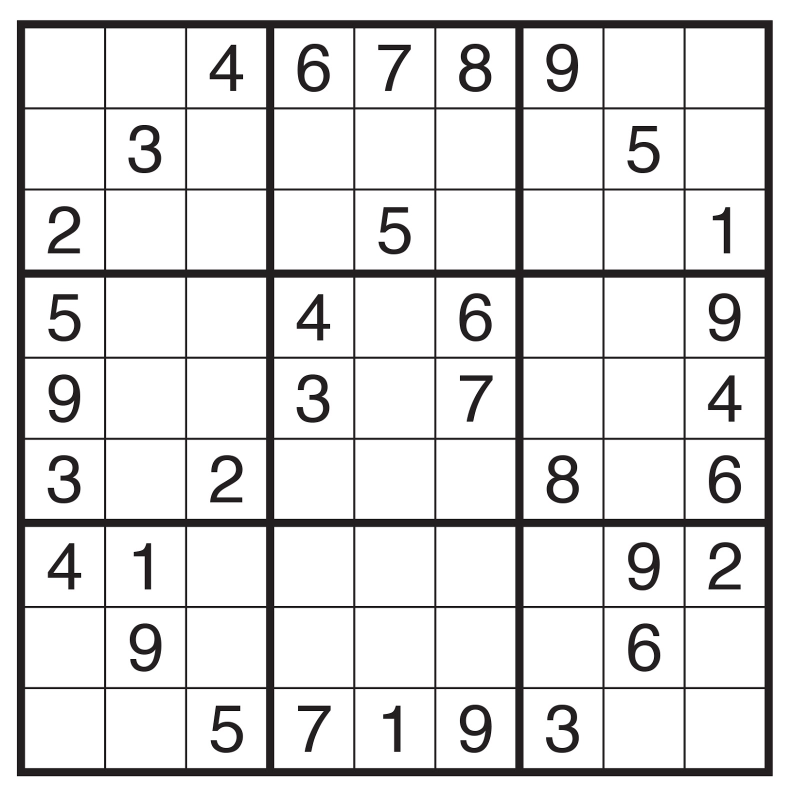
#> input picture 2.jpg, 1584 x 1600 px (shown at 1/2 size)
$ jupyter execute --allow-errors extract.ipynb
#> lines starting #> are read from the running program, lines starting #| are printed output that depends on the picture; after the words box and inside, x2 and y2 are one past the last pixel; in counts of white or black regions, pixels touching at a corner belong together; long printed decimals are rounded
[cell 1]
from imutils.perspective import four_point_transform
from skimage.segmentation import clear_border
from tensorflow.keras.preprocessing.image import img_to_array
from tensorflow.keras.models import load_model
import numpy as np
import imutils
import cv2 as cv
from sudoku import Sudoku

[cell 2]
img = cv.imread("2.jpg", cv.IMREAD_COLOR)
#> img is the input picture: shape (1600, 1584, 3); mean B, G, R 224.6, 224.4, 224.9
img = imutils.resize(img, width = 600)
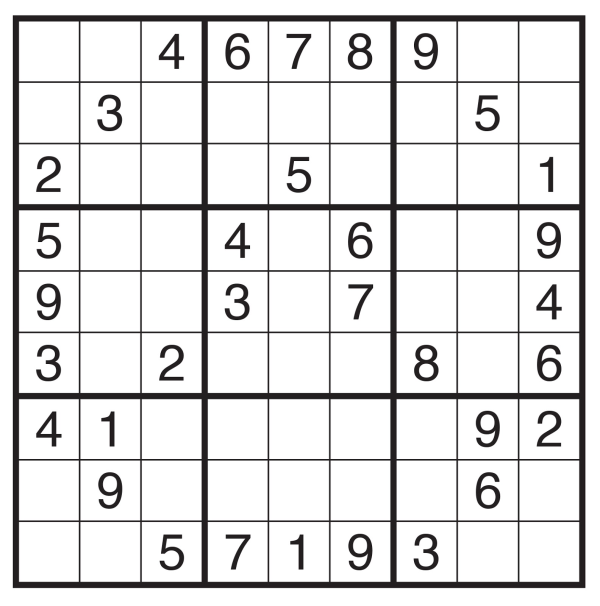
#> img: shape (606, 600, 3); mean B, G, R 224.6, 224.4, 224.9

[cell 3]
cv.imshow("", img)
cv.waitKey(0)

[cell 4]
def boundaries(image):
    gray = cv.cvtColor(image, cv.COLOR_BGR2GRAY)
    blurred = cv.GaussianBlur(gray, (7,7), 3)
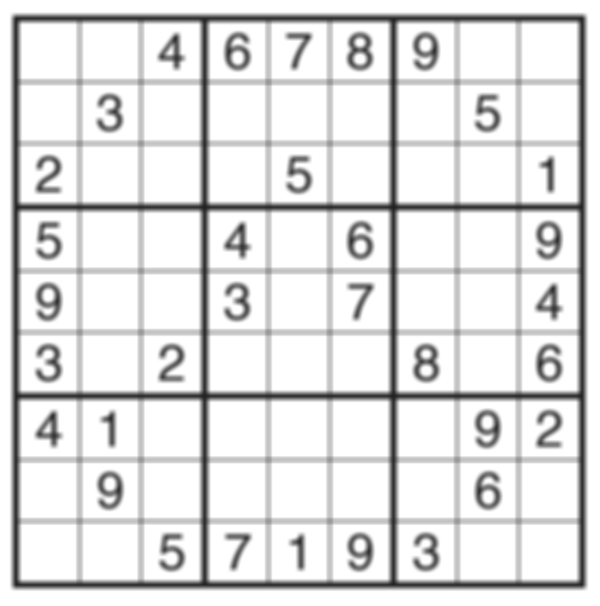
#> blurred: shape (606, 600); min 34, max 255, mean 224.6
    threshold = cv.adaptiveThreshold(blurred, 255, cv.ADAPTIVE_THRESH_GAUSSIAN_C, cv.THRESH_BINARY, 11,2)
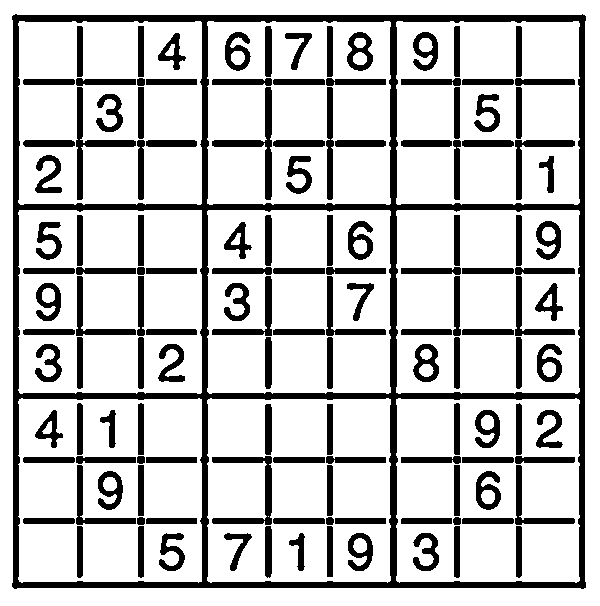
#> threshold: shape (606, 600); 78.2% white; 134 black regions, largest, box (x1, y1, x2, y2) and area: (12, 14, 586, 589) 27984, (212, 87, 272, 200) 1114, (212, 456, 272, 525) 1078
    threshold = cv.bitwise_not(threshold)
#> threshold: shape (606, 600); 21.8% white; 134 white regions
    cv.imshow("", threshold)
    cv.waitKey(0)
    contour = cv.findContours(threshold.copy(), cv.RETR_EXTERNAL, cv.CHAIN_APPROX_SIMPLE)
#> contour = 1 contour; box (x1, y1, x2, y2) and area: (12, 14, 586, 589) 326640
    contour = imutils.grab_contours(contour)
    contour = sorted(contour, key = cv.contourArea, reverse=True)
    count = None

    for c in contour:
        length = cv.arcLength(c, True)

        approx = cv.approxPolyDP(c, 0.02 * length, True)

        if len(approx) == 4:
            count = approx
            print(length)
            print(approx)
            break
#> this loop made 1 pass
#> (length, count) on pass 1: (2293.2, [[12, 16], [14, 588], [585, 587], [584, 15]])
#| 2293.213
#| [[[ 12  16]]
#|  [[ 14 588]]
#|  [[585 587]]
#|  [[584  15]]]

    if count is None:
        print("No puzzle found")

    img = image.copy()
    cv.drawContours(img, [count], -1, (0,255,0),2)
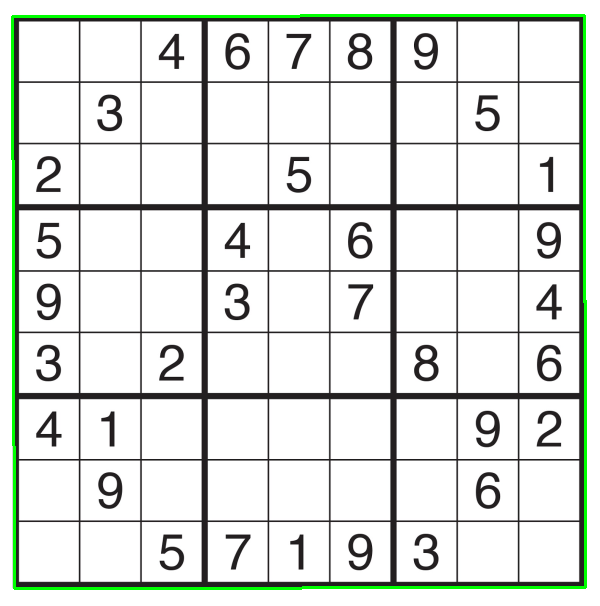
#> img: shape (606, 600, 3); 1.89% of pixels changed, all inside (x1, y1, x2, y2) = (11, 14, 587, 590)
    cv.imshow("",img)
    cv.waitKey(0)
    print(count)
#| [[[ 12  16]]
#|  [[ 14 588]]
#|  [[585 587]]
#|  [[584  15]]]
    puzzle = four_point_transform(image, count.reshape(4,2))
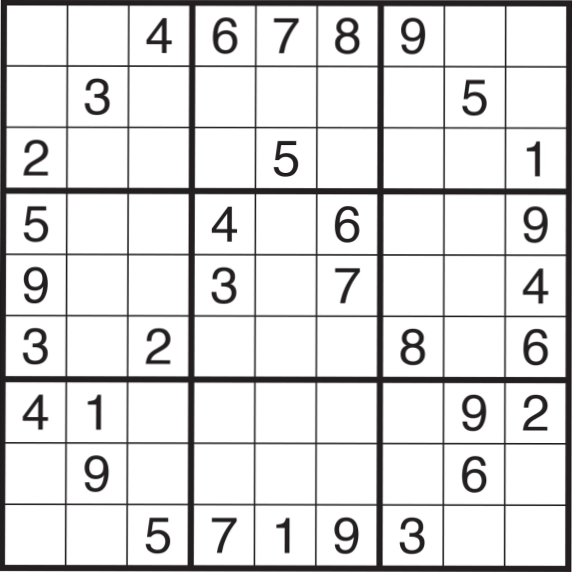
#> puzzle: shape (572, 572, 3); mean B, G, R 221.7, 221.5, 222
    warped = four_point_transform(gray, count.reshape(4,2))
    cv.imshow("",puzzle)
    cv.waitKey(0)
    return (puzzle, warped)

[cell 5]
color, grayscale = boundaries(img)

[cell 6]
def extract(cell):
    threshold = cv.threshold(cell, 0, 255, cv.THRESH_BINARY_INV | cv.THRESH_OTSU)[1]
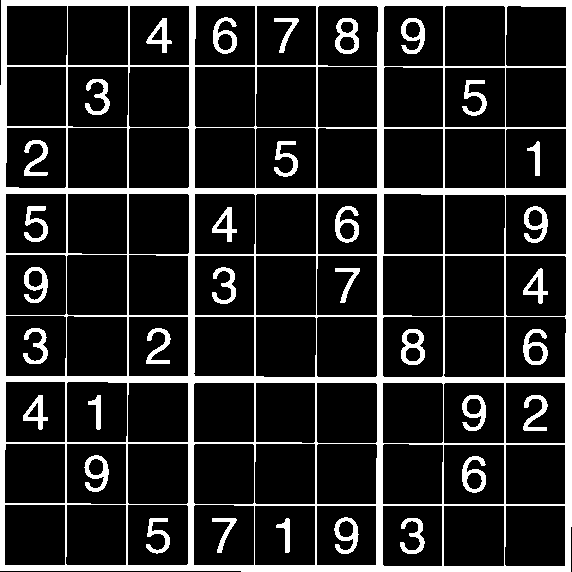
#> threshold: shape (572, 572); 15.7% white; 34 white regions, largest, box (x1, y1, x2, y2) and area: (0, 0, 572, 572) 39341, (401, 329, 425, 365) 449, (335, 18, 359, 54) 446
    print(threshold.shape)
#| (572, 572)
    threshold = clear_border(threshold)
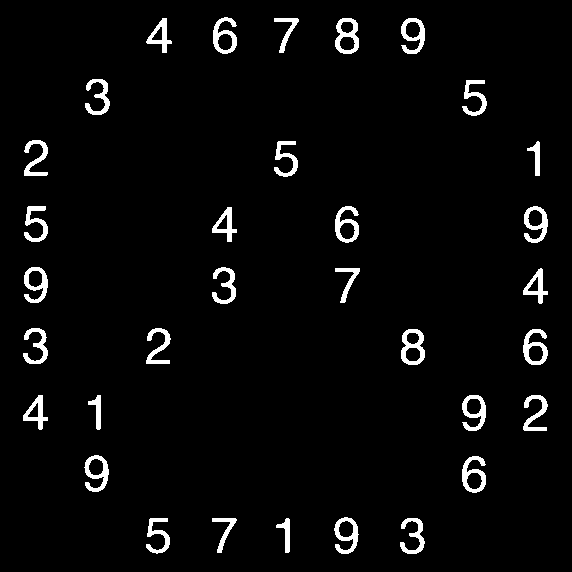
#> threshold: shape (572, 572); 3.7% white; 33 white regions
    #cv.imshow("",threshold)
    #cv.waitKey(0)
    contour = cv.findContours(threshold.copy(), cv.RETR_EXTERNAL, cv.CHAIN_APPROX_SIMPLE)
#> contour = 33 contours; largest, box (x1, y1, x2, y2) and area: (401, 329, 425, 365) 668, (335, 18, 359, 54) 666, (462, 456, 486, 493) 546, (523, 329, 548, 365) 546, (335, 206, 359, 243) 542
    contour = imutils.grab_contours(contour)
    img = cell.copy()
    cv.drawContours(img, contour, -1, (0,255,0),2)
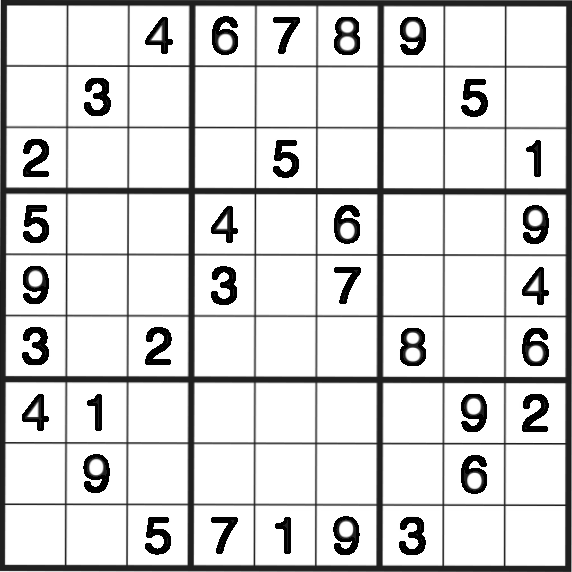
#> img: shape (572, 572); min 0, max 255, mean 216.1
    #cv.imshow("",img)
    #cv.waitKey(0)
    if len(contour) == 0:
        return None

    c = max(contour, key = cv.contourArea)
#> c = contour of 41 points, box (x1, y1, x2, y2) (401, 329, 425, 365), area 668
    mask = np.zeros(threshold.shape).astype("int8")
    cv.drawContours(mask, [c], -1, 255, -1)
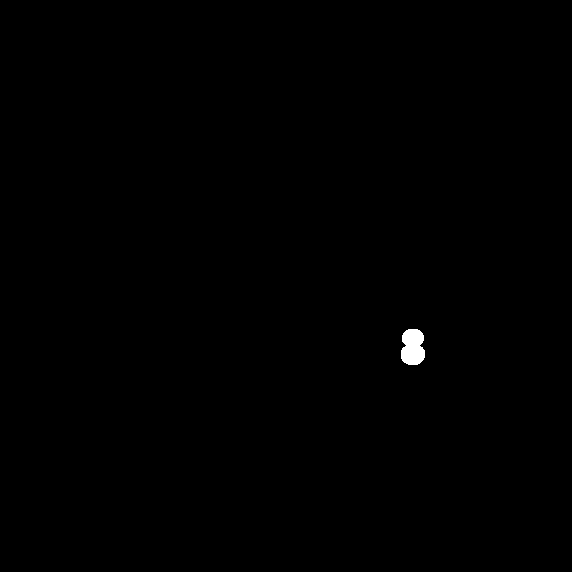
#> mask: shape (572, 572) int8; values 0 (black) and 127 (white), 0.22% white; 1 white region, box (x1, y1, x2, y2) and area: (401, 329, 425, 365) 716
    #cv.imshow("",mask)
    #cv.waitKey(0)
    (height, width) = threshold.shape
#> height = 572; width = 572
    filled = cv.countNonZero(mask)/float(height*width)
#> filled = 0.00219

    if filled < 0.03:
        return None

    digit = cv.bitwise_and(threshold, threshold, mask=mask)
    #cv.imshow("", digit)
    #cv.waitKey(0)
    return digit

$ run again, with 3.jpg copied over 2.jpg
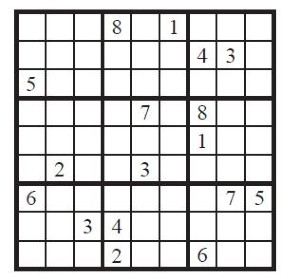
#> input picture 3.jpg, 300 x 279 px
#> img is the input picture: shape (279, 300, 3); mean B, G, R 213.9, 213.9, 214.1
#> in boundaries, `threshold = cv.adaptiveThreshold(blurred, 255, cv.ADAPTIVE_THRESH_GAUS..`:
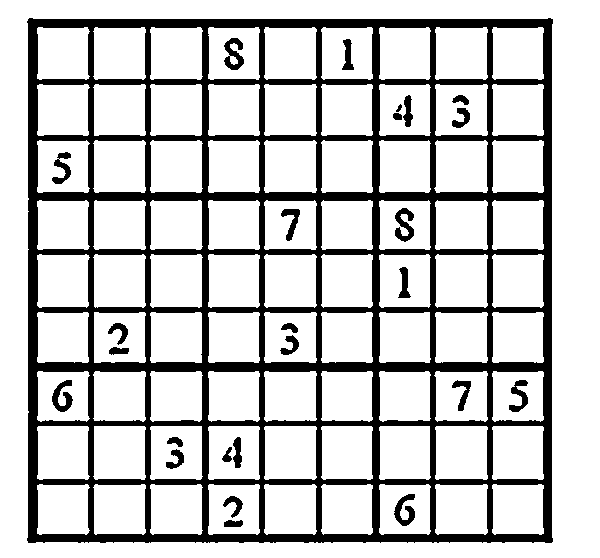
#> threshold: shape (558, 600); 78.6% white; 26 black regions, largest, box (x1, y1, x2, y2) and area: (27, 18, 553, 543) 66808, (395, 208, 414, 242) 367, (224, 38, 244, 70) 361
#> in boundaries, `contour = cv.findContours(threshold.copy(), cv.RETR_EXTERNAL, cv.CHAIN..`: contour = 1 contour; box (x1, y1, x2, y2) and area: (27, 18, 553, 543) 273114
#> the loop in boundaries, `for c in contour:` made 1 pass
#> (length, count) on pass 1: (2129.9, [[29, 18], [28, 542], [551, 542], [552, 19]])
#> (printed output is left out)
#| [[[ 29  18]]
#|  [[ 28 542]]
#|  [[551 542]]
#|  [[552  19]]]
#| (524, 523)
#> in extract, `contour = cv.findContours(threshold.copy(), cv.RETR_EXTERNAL, cv.CHAIN..`: contour = 46 contours, 21 with area under 20; largest, box (x1, y1, x2, y2) and area: (367, 477, 385, 505) 106, (195, 419, 214, 447) 104, (365, 77, 384, 107) 104, (26, 363, 43, 391) 98, (370, 249, 381, 277) 90
#> in extract, `cv.drawContours(img, contour, -1, (0,255,0),2)`:
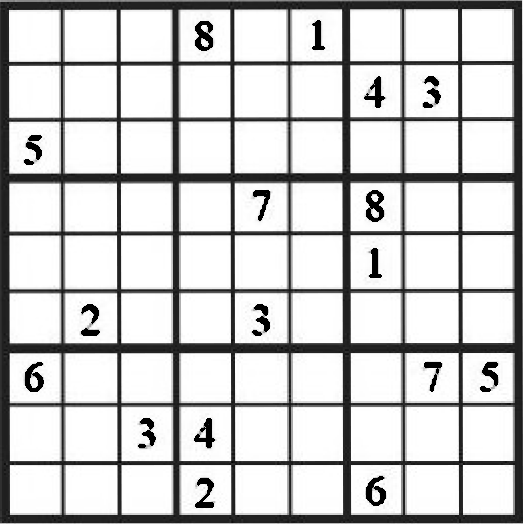
#> img: shape (524, 523); min 0, max 255, mean 203.3
#> c = contour of 67 points, box (x1, y1, x2, y2) (367, 477, 385, 505), area 106
#> mask: shape (524, 523) int8; values 0 (black) and 127 (white), 0.06% white; 1 white region, box (x1, y1, x2, y2) and area: (367, 477, 385, 505) 174
#> filled = 0.000635
